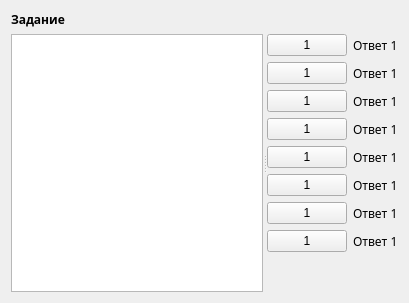
      <widget class="QWidget" name="pageNodeConformity">
       <layout class="QVBoxLayout" name="verticalLayout_6">
        <item>
         <widget class="QLabel" name="labelTaskConformity">
          <property name="sizePolicy">
           <sizepolicy hsizetype="Preferred" vsizetype="Fixed">
            <horstretch>0</horstretch>
            <verstretch>0</verstretch>
           </sizepolicy>
          </property>
          <property name="font">
           <font>
            <family>Droid Serif</family>
            <weight>75</weight>
            <bold>true</bold>
           </font>
          </property>
          <property name="text">
           <string>Задание</string>
          </property>
         </widget>
        </item>
        <item>
         <widget class="QSplitter" name="splitter">
          <property name="orientation">
           <enum>Qt::Horizontal</enum>
          </property>
          <widget class="QTextEdit" name="teQuestions">
           <property name="font">
            <font>
             <family>Droid Serif</family>
             <pointsize>12</pointsize>
            </font>
           </property>
           <property name="readOnly">
            <bool>true</bool>
           </property>
           <property name="html">
            <string>&lt;!DOCTYPE HTML PUBLIC &quot;-//W3C//DTD HTML 4.0//EN&quot; &quot;http://www.w3.org/TR/REC-html40/strict.dtd&quot;&gt;
&lt;html&gt;&lt;head&gt;&lt;meta name=&quot;qrichtext&quot; content=&quot;1&quot; /&gt;&lt;style type=&quot;text/css&quot;&gt;
p, li { white-space: pre-wrap; }
&lt;/style&gt;&lt;/head&gt;&lt;body style=&quot; font-family:'Droid Serif'; font-size:12pt; font-weight:400; font-style:normal;&quot;&gt;
&lt;p style=&quot;-qt-paragraph-type:empty; margin-top:0px; margin-bottom:0px; margin-left:0px; margin-right:0px; -qt-block-indent:0; text-indent:0px; font-family:'Droid Sans'; font-size:9pt;&quot;&gt;&lt;br /&gt;&lt;/p&gt;
&lt;p style=&quot; margin-top:0px; margin-bottom:0px; margin-left:0px; margin-right:0px; -qt-block-indent:0; text-indent:0px;&quot;&gt;&lt;span style=&quot; font-family:'Droid Sans'; font-size:9pt;&quot;&gt;&lt;br /&gt;&lt;/span&gt;&lt;/p&gt;&lt;/body&gt;&lt;/html&gt;</string>
           </property>
           <property name="overwriteMode">
            <bool>false</bool>
           </property>
          </widget>
          <widget class="QWidget" name="layoutWidget">
           <layout class="QVBoxLayout" name="verticalLayout_5">
            <item>
             <layout class="QFormLayout" name="formLayout">
              <property name="labelAlignment">
               <set>Qt::AlignLeading|Qt::AlignLeft|Qt::AlignTop</set>
              </property>
              <item row="0" column="0">
               <widget class="QPushButton" name="btnConfAnswer_1">
                <property name="text">
                 <string>1</string>
                </property>
                <property name="checkable">
                 <bool>true</bool>
                </property>
               </widget>
              </item>
              <item row="0" column="1">
               <widget class="QLabel" name="labelConfAnswer_1">
                <property name="font">
                 <font>
                  <family>Droid Serif</family>
                 </font>
                </property>
                <property name="text">
                 <string>Ответ 1</string>
                </property>
               </widget>
              </item>
             </layout>
            </item>
            <item>
             <layout class="QFormLayout" name="formLayout_2">
              <property name="labelAlignment">
               <set>Qt::AlignLeading|Qt::AlignLeft|Qt::AlignTop</set>
              </property>
              <item row="0" column="0">
               <widget class="QPushButton" name="btnConfAnswer_2">
                <property name="text">
                 <string>1</string>
                </property>
                <property name="checkable">
                 <bool>true</bool>
                </property>
               </widget>
              </item>
              <item row="0" column="1">
               <widget class="QLabel" name="labelConfAnswer_2">
                <property name="font">
                 <font>
                  <family>Droid Serif</family>
                 </font>
                </property>
                <property name="text">
                 <string>Ответ 1</string>
                </property>
               </widget>
              </item>
             </layout>
            </item>
            <item>
             <layout class="QFormLayout" name="formLayout_3">
              <property name="labelAlignment">
               <set>Qt::AlignLeading|Qt::AlignLeft|Qt::AlignTop</set>
              </property>
              <item row="0" column="0">
               <widget class="QPushButton" name="btnConfAnswer_3">
                <property name="text">
                 <string>1</string>
                </property>
                <property name="checkable">
                 <bool>true</bool>
                </property>
               </widget>
              </item>
              <item row="0" column="1">
               <widget class="QLabel" name="labelConfAnswer_3">
                <property name="font">
                 <font>
                  <family>Droid Serif</family>
                 </font>
                </property>
                <property name="text">
                 <string>Ответ 1</string>
                </property>
               </widget>
              </item>
             </layout>
            </item>
            <item>
             <layout class="QFormLayout" name="formLayout_4">
              <property name="labelAlignment">
               <set>Qt::AlignLeading|Qt::AlignLeft|Qt::AlignTop</set>
              </property>
              <item row="0" column="0">
               <widget class="QPushButton" name="btnConfAnswer_4">
                <property name="text">
                 <string>1</string>
                </property>
                <property name="checkable">
                 <bool>true</bool>
                </property>
               </widget>
              </item>
              <item row="0" column="1">
               <widget class="QLabel" name="labelConfAnswer_4">
                <property name="font">
                 <font>
                  <family>Droid Serif</family>
                 </font>
                </property>
                <property name="text">
                 <string>Ответ 1</string>
                </property>
               </widget>
              </item>
             </layout>
            </item>
            <item>
             <layout class="QFormLayout" name="formLayout_5">
              <property name="labelAlignment">
               <set>Qt::AlignLeading|Qt::AlignLeft|Qt::AlignTop</set>
              </property>
              <item row="0" column="0">
               <widget class="QPushButton" name="btnConfAnswer_5">
                <property name="text">
                 <string>1</string>
                </property>
                <property name="checkable">
                 <bool>true</bool>
                </property>
               </widget>
              </item>
              <item row="0" column="1">
               <widget class="QLabel" name="labelConfAnswer_5">
                <property name="font">
                 <font>
                  <family>Droid Serif</family>
                 </font>
                </property>
                <property name="text">
                 <string>Ответ 1</string>
                </property>
               </widget>
              </item>
             </layout>
            </item>
            <item>
             <layout class="QFormLayout" name="formLayout_7">
              <property name="labelAlignment">
               <set>Qt::AlignLeading|Qt::AlignLeft|Qt::AlignTop</set>
              </property>
              <item row="0" column="0">
               <widget class="QPushButton" name="btnConfAnswer_6">
                <property name="text">
                 <string>1</string>
                </property>
                <property name="checkable">
                 <bool>true</bool>
                </property>
               </widget>
              </item>
              <item row="0" column="1">
               <widget class="QLabel" name="labelConfAnswer_6">
                <property name="font">
                 <font>
                  <family>Droid Serif</family>
                 </font>
                </property>
                <property name="text">
                 <string>Ответ 1</string>
                </property>
               </widget>
              </item>
             </layout>
            </item>
            <item>
             <layout class="QFormLayout" name="formLayout_8">
              <property name="labelAlignment">
               <set>Qt::AlignLeading|Qt::AlignLeft|Qt::AlignTop</set>
              </property>
              <item row="0" column="0">
               <widget class="QPushButton" name="btnConfAnswer_7">
                <property name="text">
                 <string>1</string>
                </property>
                <property name="checkable">
                 <bool>true</bool>
                </property>
               </widget>
              </item>
              <item row="0" column="1">
               <widget class="QLabel" name="labelConfAnswer_7">
                <property name="font">
                 <font>
                  <family>Droid Serif</family>
                 </font>
                </property>
                <property name="text">
                 <string>Ответ 1</string>
                </property>
               </widget>
              </item>
             </layout>
            </item>
            <item>
             <layout class="QFormLayout" name="formLayout_9">
              <property name="labelAlignment">
               <set>Qt::AlignLeading|Qt::AlignLeft|Qt::AlignTop</set>
              </property>
              <item row="0" column="0">
               <widget class="QPushButton" name="btnConfAnswer_8">
                <property name="text">
                 <string>1</string>
                </property>
                <property name="checkable">
                 <bool>true</bool>
                </property>
               </widget>
              </item>
              <item row="0" column="1">
               <widget class="QLabel" name="labelConfAnswer_8">
                <property name="font">
                 <font>
                  <family>Droid Serif</family>
                 </font>
                </property>
                <property name="text">
                 <string>Ответ 1</string>
                </property>
               </widget>
              </item>
             </layout>
            </item>
            <item>
             <spacer name="verticalSpacer_3">
              <property name="orientation">
               <enum>Qt::Vertical</enum>
              </property>
              <property name="sizeHint" stdset="0">
               <size>
                <width>20</width>
                <height>40</height>
               </size>
              </property>
             </spacer>
            </item>
           </layout>
          </widget>
         </widget>
        </item>
       </layout>
      </widget>
